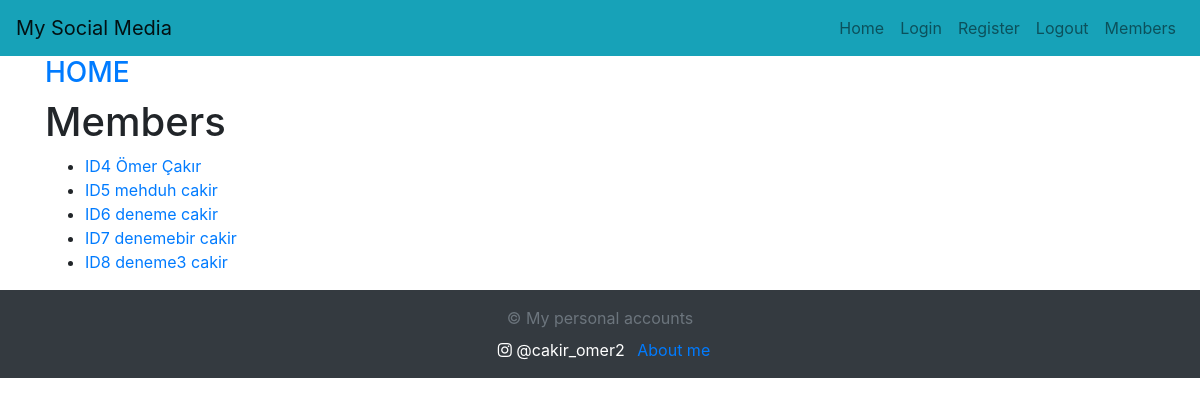
/members/, run on an earlier commit of the app's database.
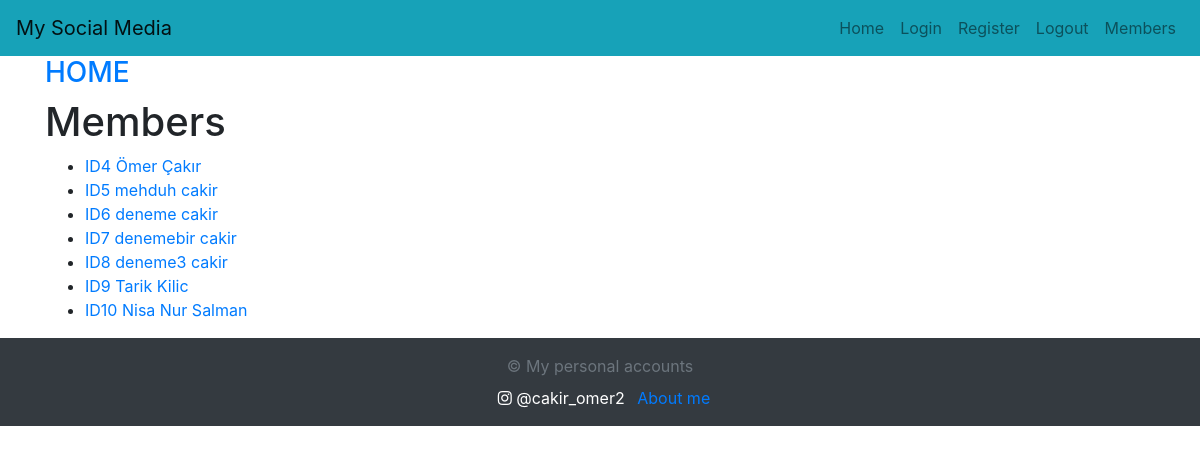
And on a later commit of the database.
### members/models.py (models this page shows, shortened)
class Member(AbstractBaseUser, PermissionsMixin):# AbstractBaseUser does the work that gives us
    email = models.EmailField(unique=True)
    first_name = models.CharField(max_length=30)
    last_name = models.CharField(max_length=30)
    is_active = models.BooleanField(default=True)
    is_staff = models.BooleanField(default=False)
    profile_picture = models.ImageField(upload_to='profile_pics/', default='default.jpg')
    objects = MemberManager()
    USERNAME_FIELD = 'email'
    REQUIRED_FIELDS = ['first_name', 'last_name']

### members/views.py (the view)
# urls.py: path('members/', views.members, name='members'),
def members(request):
  members = Member.objects.all().values()
  template = loader.get_template('allmembers.html')
  context = {
      'mymembers':members,
  }
  return HttpResponse(template.render(context,request))

### members/templates/allmembers.html (shortened to what this page needs)
{% extends "master.html" %}
{% block content %}
    <h3><a href="/">HOME</a></h3>
  <h1>Members</h1>
  <ul>
    {% for x in mymembers %}
      <li><a href="details/{{ x.id }}"> ID{{x.id}} {{ x.first_name }} {{ x.last_name }}</a></li>
    {% endfor %}
  </ul>
{% endblock %}

### members/templates/master.html (shortened to what this page needs)
<!DOCTYPE html>
<html lang="en">
<head>
    <link rel="stylesheet" href="https://stackpath.bootstrapcdn.com/bootstrap/4.5.2/css/bootstrap.min.css">
    <link rel="stylesheet" href="https://cdnjs.cloudflare.com/ajax/libs/font-awesome/5.15.3/css/all.min.css">
</head>
<body >
  <nav class="navbar navbar-expand-lg navbar-light navbar-custom" >
    <a class="navbar-brand" href="/">My Social Media</a>
    <div class="collapse navbar-collapse" id="navbarNav">
      <ul class="navbar-nav ml-auto">
        <li class="nav-item">
          <a class="nav-link" href="{% url 'home' %}">Home</a>
        </li>
        <li class="nav-item">
          <a class="nav-link" href="{% url 'login' %}">Login</a>
        </li>
        <li class="nav-item">
          <a class="nav-link" href="{% url 'register' %}">Register</a>
        </li>
        <li class="nav-item">
          <a class="nav-link" href="{% url 'logout' %}">Logout</a>
        </li>
        <li class="nav-item">
          <a class="nav-link" href="{% url 'members' %}">Members</a>
        </li>
      </ul>
    </div>
  </nav>
    <div class="container">
        {% block content %}{% endblock %}
    </div>
</body>
<footer class="footer mt-auto py-3 bg-dark text-white"  >
  <div class="container text-center">
    <span class="text-muted">&copy; My personal accounts</span>
    <div class="mt-2">
        <a href="https://www.instagram.com/cakir_omer2/" class="text-white mx-2"><i class="fab fa-instagram"></i> @cakir_omer2</a>
        <a href="/creator">About me </a>
    </div>
  </div>
</footer>
</html>

### members/templates/master.html (style rules this page uses)
.navbar-custom { background-color: #17a2b8; }

What changed in the data, as far as the page shows it:
added Member: id "9", first_name "Tarik", last_name "Kilic"
added Member: id "10", first_name "Nisa Nur", last_name "Salman"
